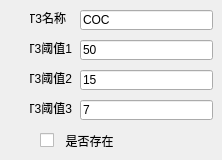
      <widget class="QWidget" name="tab3_S">
       <attribute name="title">
        <string>试剂条3</string>
       </attribute>
       <widget class="QLineEdit" name="CH3_threshold3_S">
        <property name="geometry">
         <rect>
          <x>80</x>
          <y>100</y>
          <width>133</width>
          <height>20</height>
         </rect>
        </property>
        <property name="text">
         <string>7</string>
        </property>
       </widget>
       <widget class="QLineEdit" name="CH3_name_S">
        <property name="geometry">
         <rect>
          <x>80</x>
          <y>10</y>
          <width>133</width>
          <height>20</height>
         </rect>
        </property>
        <property name="text">
         <string>COC</string>
        </property>
       </widget>
       <widget class="QLabel" name="CH3_label2_S">
        <property name="geometry">
         <rect>
          <x>30</x>
          <y>40</y>
          <width>42</width>
          <height>16</height>
         </rect>
        </property>
        <property name="text">
         <string>T3阈值1</string>
        </property>
        <property name="alignment">
         <set>Qt::AlignRight|Qt::AlignTrailing|Qt::AlignVCenter</set>
        </property>
       </widget>
       <widget class="QLineEdit" name="CH3_threshold1_S">
        <property name="geometry">
         <rect>
          <x>80</x>
          <y>40</y>
          <width>133</width>
          <height>20</height>
         </rect>
        </property>
        <property name="text">
         <string>50</string>
        </property>
       </widget>
       <widget class="QLineEdit" name="CH3_threshold2_S">
        <property name="geometry">
         <rect>
          <x>80</x>
          <y>70</y>
          <width>133</width>
          <height>20</height>
         </rect>
        </property>
        <property name="text">
         <string>15</string>
        </property>
       </widget>
       <widget class="QCheckBox" name="CheckBox3_S">
        <property name="geometry">
         <rect>
          <x>40</x>
          <y>130</y>
          <width>101</width>
          <height>21</height>
         </rect>
        </property>
        <property name="text">
         <string>  是否存在</string>
        </property>
       </widget>
       <widget class="QLabel" name="CH3_label3_S">
        <property name="geometry">
         <rect>
          <x>30</x>
          <y>70</y>
          <width>42</width>
          <height>16</height>
         </rect>
        </property>
        <property name="text">
         <string>T3阈值2</string>
        </property>
        <property name="alignment">
         <set>Qt::AlignRight|Qt::AlignTrailing|Qt::AlignVCenter</set>
        </property>
       </widget>
       <widget class="QLabel" name="CH3_label4_S">
        <property name="geometry">
         <rect>
          <x>30</x>
          <y>100</y>
          <width>42</width>
          <height>16</height>
         </rect>
        </property>
        <property name="text">
         <string>T3阈值3</string>
        </property>
        <property name="alignment">
         <set>Qt::AlignRight|Qt::AlignTrailing|Qt::AlignVCenter</set>
        </property>
       </widget>
       <widget class="QLabel" name="CH3_label1_S">
        <property name="geometry">
         <rect>
          <x>30</x>
          <y>10</y>
          <width>36</width>
          <height>16</height>
         </rect>
        </property>
        <property name="text">
         <string>T3名称</string>
        </property>
        <property name="alignment">
         <set>Qt::AlignRight|Qt::AlignTrailing|Qt::AlignVCenter</set>
        </property>
       </widget>
      </widget>
